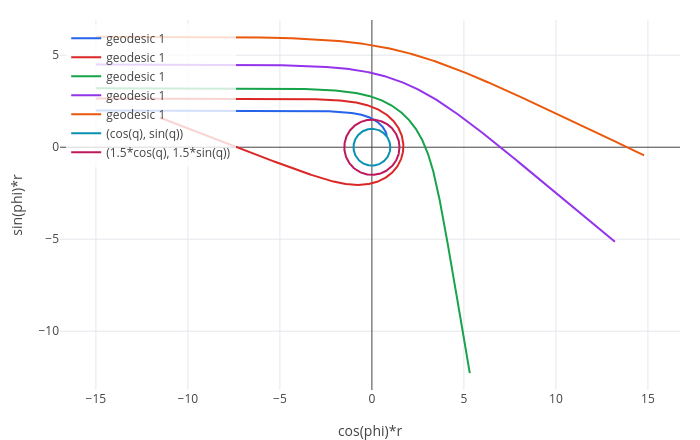

Source (notebook cell):
### Markdown cell above
## 2. A beam of light past a black hole

Send parallel rays from the left, starting at $x = -15$, at heights $b$ from 2 to 6. For each ray we set the starting
position $(r_0, \phi_0)$ and the velocity: $\dot r = -15/r_0$, $\dot\phi = -b/r_0^2$, and $\dot t$ so that the
velocity is null.

### Code cell
S = metric.generate(schwarzschild);
b = 2;
r0 = sqrt(225+b^2); p0 = pi-atan(b/15); vr = -15/r0; vp = -b/r0^2; f = 1-r_s/r0; ut = sqrt((vr^2/f + r0^2*vp^2)/f);
ray1 = geodesic(S, [0 r0 pi/2 p0], [ut vr 0 vp], 30, [r*cos(phi) r*sin(phi)]);
b = 2.65;
r0 = sqrt(225+b^2); p0 = pi-atan(b/15); vr = -15/r0; vp = -b/r0^2; f = 1-r_s/r0; ut = sqrt((vr^2/f + r0^2*vp^2)/f);
ray2 = geodesic(S, [0 r0 pi/2 p0], [ut vr 0 vp], 30, [r*cos(phi) r*sin(phi)]);
b = 3.2;
r0 = sqrt(225+b^2); p0 = pi-atan(b/15); vr = -15/r0; vp = -b/r0^2; f = 1-r_s/r0; ut = sqrt((vr^2/f + r0^2*vp^2)/f);
ray3 = geodesic(S, [0 r0 pi/2 p0], [ut vr 0 vp], 30, [r*cos(phi) r*sin(phi)]);
b = 4.5;
r0 = sqrt(225+b^2); p0 = pi-atan(b/15); vr = -15/r0; vp = -b/r0^2; f = 1-r_s/r0; ut = sqrt((vr^2/f + r0^2*vp^2)/f);
ray4 = geodesic(S, [0 r0 pi/2 p0], [ut vr 0 vp], 30, [r*cos(phi) r*sin(phi)]);
b = 6;
r0 = sqrt(225+b^2); p0 = pi-atan(b/15); vr = -15/r0; vp = -b/r0^2; f = 1-r_s/r0; ut = sqrt((vr^2/f + r0^2*vp^2)/f);
ray5 = geodesic(S, [0 r0 pi/2 p0], [ut vr 0 vp], 30, [r*cos(phi) r*sin(phi)]);
horizon = parametric(cos(q), sin(q), q, 0, 2*pi);
photonsphere = parametric(1.5*cos(q), 1.5*sin(q), q, 0, 2*pi);
show(ray1, ray2, ray3, ray4, ray5, horizon, photonsphere)

### Figure 1 — Plotly figure (JSON) as saved in the notebook; plotly's stock layout.template omitted (floating-point values rounded to 4 significant figures; data arrays with more than 128 entries replaced by an {"elided": "..."} marker saying what was removed)
{"data": [{"line": {"color": "#2563eb", "width": 2}, "mode": "lines", "name": "geodesic 1", "type": "scatter", "x": {"elided": "1279 float values"}, "y": {"elided": "1279 float values"}}, {"line": {"color": "#dc2626", "width": 2}, "mode": "lines", "name": "geodesic 1", "type": "scatter", "x": {"elided": "1253 float values"}, "y": {"elided": "1253 float values"}}, {"line": {"color": "#16a34a", "width": 2}, "mode": "lines", "name": "geodesic 1", "type": "scatter", "x": {"elided": "1253 float values"}, "y": {"elided": "1253 float values"}}, {"line": {"color": "#9333ea", "width": 2}, "mode": "lines", "name": "geodesic 1", "type": "scatter", "x": {"elided": "1253 float values"}, "y": {"elided": "1253 float values"}}, {"line": {"color": "#ea580c", "width": 2}, "mode": "lines", "name": "geodesic 1", "type": "scatter", "x": {"elided": "1253 float values"}, "y": {"elided": "1253 float values"}}, {"line": {"color": "#0891b2", "width": 2}, "mode": "lines", "name": "(cos(q), sin(q))", "type": "scatter", "x": {"elided": "402 float values"}, "y": {"elided": "402 float values"}}, {"line": {"color": "#be185d", "width": 2}, "mode": "lines", "name": "(1.5*cos(q), 1.5*sin(q))", "type": "scatter", "x": {"elided": "402 float values"}, "y": {"elided": "402 float values"}}], "layout": {"height": 440, "legend": {"bgcolor": "rgba(255,255,255,0.8)", "x": 0.01, "y": 0.99}, "margin": {"b": 50, "l": 60, "r": 20, "t": 20}, "showlegend": true, "title": {"text": ""}, "width": 700, "xaxis": {"title": {"text": "cos(phi)*r"}, "zeroline": true}, "yaxis": {"range": [-13.19, 6.914], "scaleanchor": "x", "scaleratio": 1, "title": {"text": "sin(phi)*r"}, "zeroline": true}}}
